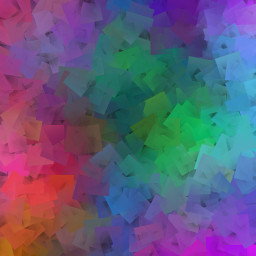
//> input picture aula8-Filtragem-no-domínio-espacial2/exemplos/blend1.jpg, 256 x 256 px
$ ./addweighted   (built with g++ and OpenCV 4)
//> lines starting //> are read from the running program, lines starting //| are printed output that depends on the picture
#include <iostream>
#include <opencv2/opencv.hpp>

using namespace cv;
using namespace std;

double alfa;
int alfa_slider = 0;
int alfa_slider_max = 100;

int top_slider = 0;
int top_slider_max = 100;

Mat image1, image2, blended;
Mat imageTop;

char TrackbarName[50];

void on_trackbar_blend(int, void*) {
  alfa = (double) alfa_slider / alfa_slider_max;
  addWeighted(image1, alfa, imageTop, 1 - alfa, 0.0, blended);
  imshow("addweighted", blended);
}

void on_trackbar_line(int, void*) {
  image1.copyTo(imageTop);
  int limit = top_slider * 255 / 100;
  if (limit > 0) {
	Mat tmp = image2(Rect(0, 0, 256, limit));
	tmp.copyTo(imageTop(Rect(0, 0, 256, limit)));
  }
  on_trackbar_blend(alfa_slider, 0);
}

int main(int argvc, char** argv) {
  image1 = imread("blend1.jpg");
//> image1 is the input picture: 256 rows x 256 cols, CV_8UC3; mean B, G, R 122.3, 90.9, 96.8
  image2 = imread("blend2.jpg");
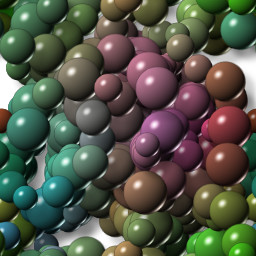
//> input picture aula8-Filtragem-no-domínio-espacial2/exemplos/blend2.jpg, 256 x 256 px
//> image2 is the input picture: 256 rows x 256 cols, CV_8UC3; mean B, G, R 71.6, 86.1, 82.2
  image2.copyTo(imageTop);
  namedWindow("addweighted", 1);

  sprintf(TrackbarName, "Alpha x %d", alfa_slider_max);
  createTrackbar(TrackbarName, "addweighted",
				  &alfa_slider,
				  alfa_slider_max,
				  on_trackbar_blend);
//> slider 'Alpha x 100' is set to 33
  on_trackbar_blend(alfa_slider, 0);
//> in on_trackbar_blend, `addWeighted(image1, alfa, imageTop, 1 - alfa, 0.0, blended);`:
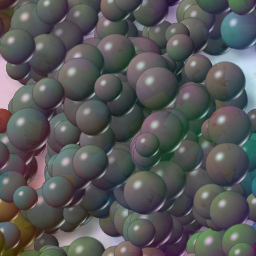
//> blended: 256 rows x 256 cols, CV_8UC3; mean B, G, R 88.3, 87.7, 87

  sprintf(TrackbarName, "Scanline x %d", top_slider_max);
  createTrackbar(TrackbarName, "addweighted",
				  &top_slider,
				  top_slider_max,
				  on_trackbar_line);
//> slider 'Scanline x 100' is set to 33
  on_trackbar_line(top_slider, 0);
//> in on_trackbar_line, `Mat tmp = image2(Rect(0, 0, 256, limit));`:
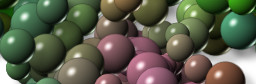
//> tmp: 84 rows x 256 cols, CV_8UC3; mean B, G, R 75.1, 94.1, 91
//> in on_trackbar_line, `tmp.copyTo(imageTop(Rect(0, 0, 256, limit)));`:
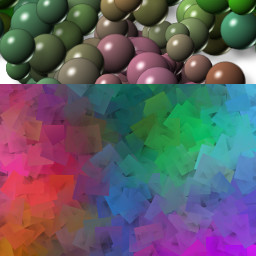
//> imageTop: 256 rows x 256 cols, CV_8UC3; mean B, G, R 101.6, 92.8, 97.2
//> in on_trackbar_blend (call 2), `addWeighted(image1, alfa, imageTop, 1 - alfa, 0.0, blended);`:
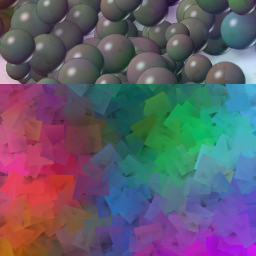
//> blended: 256 rows x 256 cols, CV_8UC3; mean B, G, R 108.4, 92.2, 97.1

  waitKey(0);
  return 0;
}
